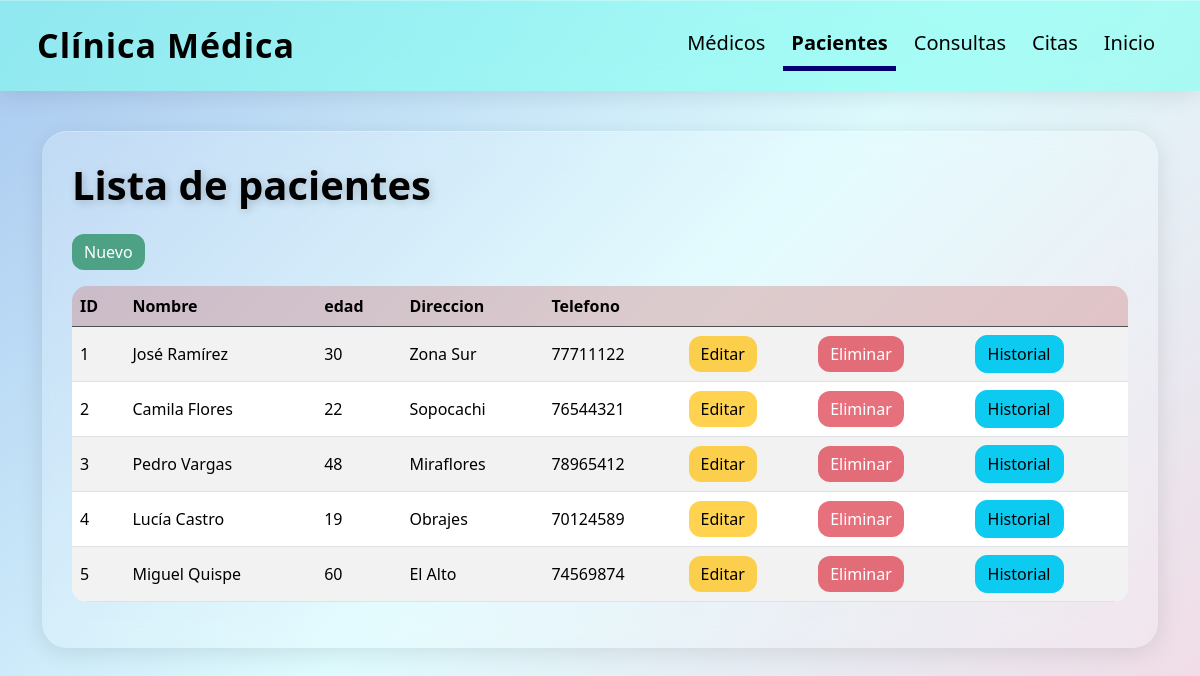
The app's page /pacientes/ with its own data.
### models/paciente_model.py (models this page shows, shortened)
class Paciente(db.Model):
    __tablename__ = "pacientes"
    id = db.Column(db.Integer, primary_key=True)
    nombre = db.Column(db.String(100), nullable=False)
    edad = db.Column(db.Integer, nullable=False)
    direccion = db.Column(db.String(150), nullable=False)
    telefono = db.Column(db.String(20), nullable=False)
    consultas = db.relationship("Consulta", back_populates="paciente")
    @staticmethod
    def get_all():
        return Paciente.query.all()

### controllers/paciente_controller.py (the view)
@paciente_bp.route("/")
def index():
    pacientes = Paciente.get_all()
    return paciente_view.list(pacientes)

### run.py (called while the page is built)
@app.context_processor
def inject_active_path():
    def is_active(path):
        return "active" if request.path == path else ""
    return dict(is_active=is_active)

### views/paciente_view.py (called while the page is built)
def list(pacientes):
    return render_template("pacientes/index.html", pacientes=pacientes)

### templates/pacientes/index.html (shortened to what this page needs)
{% extends "base.html" %}
{% block content %}
<h1>Lista de pacientes</h1>
<a href="{{url_for('paciente.create')}}" class="btn btn-success mb-3">Nuevo</a>
<table class="table table-striped">
    <thead class="table-dark">
        <tr>
            <th>ID</th>
            <th>Nombre</th>
            <th>edad</th>
            <th>Direccion</th>
            <th>Telefono</th>
            <th></th>
            <th></th>
            <th></th>
        </tr>
    </thead>
    {%for item in pacientes%}
    <tr>
        <td>{{item.id}}</td>
        <td>{{item.nombre}}</td>
        <td>{{item.edad}}</td>
        <td>{{item.direccion}}</td>
        <td>{{item.telefono}}</td>
        <td>
            <a href="{{url_for('paciente.edit', id=item.id)}}" class="btn btn-warning">Editar</a>
        </td>
        <td>
            <a href="{{url_for('paciente.delete', id=item.id)}}"
                onclick="return confirm('¿Estás seguro de que deseas eliminar este paciente?');"
                class="btn btn-danger">Eliminar</a>
        </td>
        <td>
            <a href="{{ url_for('paciente.historial', id=item.id) }}" class="btn btn-info">
                Historial
            </a>
        </td>
    </tr>
    {%endfor%}
</table>
{% endblock %}

### templates/base.html (style rules this page uses)
* { margin: 0; padding: 0; box-sizing: border-box; }
body { background: linear-gradient(135deg, #a8c8f0 0%, #defbfe 50%, #f3d8e4 100%); min-height: 100vh; font-family: 'Segoe UI', sans-serif; }
h1 { color: rgb(0, 0, 0); font-weight: bold; margin-bottom: 25px; text-shadow: 2px 2px 10px rgba(0, 0, 0, 0.2); }
table { background: rgba(255, 255, 255, 0.15); border-radius: 15px; overflow: hidden; }
th { background: rgba(185, 60, 60, 0.25) !important; color: rgb(0, 0, 0) !important; }
td { color: rgb(0, 0, 0) !important; vertical-align: middle; }
::placeholder { color: rgba(0, 0, 0, 0.7) !important; }
.btn { border-radius: 12px; transition: 0.2s ease; }
.btn-success { background: rgba(25, 135, 84, 0.7); border: none; }
.btn-warning { background: rgba(255, 193, 7, 0.7); border: none; color: rgb(0, 0, 0); }
.btn-danger { background: rgba(220, 53, 69, 0.7); border: none; }

### records on screen
Paciente: id "1", nombre "José Ramírez", edad "30", direccion "Zona Sur", telefono "77711122"
Paciente: id "2", nombre "Camila Flores", edad "22", direccion "Sopocachi", telefono "76544321"
Paciente: id "3", nombre "Pedro Vargas", edad "48", direccion "Miraflores", telefono "78965412"
Paciente: id "4", nombre "Lucía Castro", edad "19", direccion "Obrajes", telefono "70124589"
Paciente: id "5", nombre "Miguel Quispe", edad "60", direccion "El Alto", telefono "74569874"
